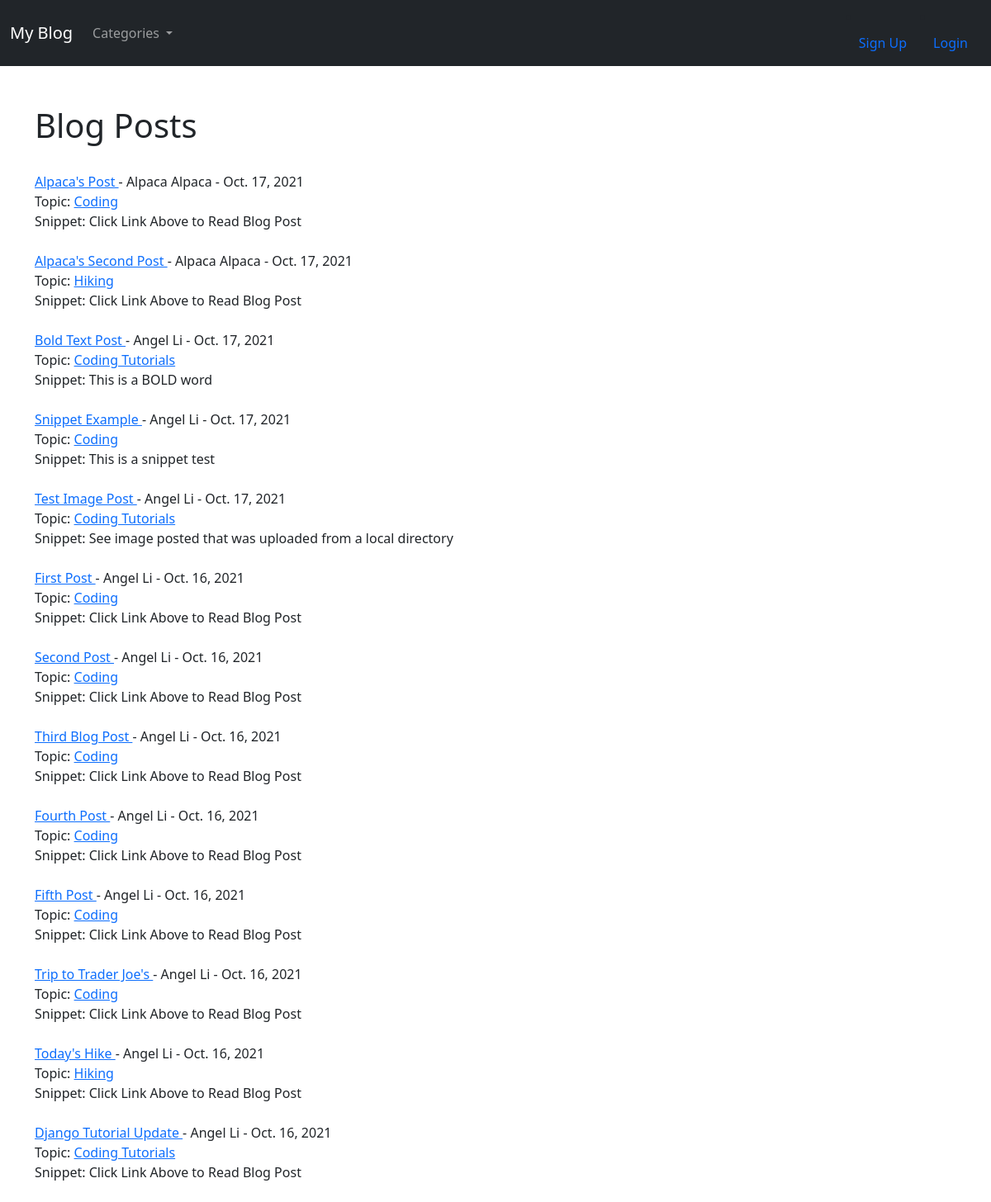
The page / on the database its author committed.
### myblog/models.py (models this page shows, shortened)
class Post(models.Model):
    title = models.CharField(max_length=255)
    header_image = models.ImageField(null=True, blank=True, upload_to="images/")
    title_tag = models.CharField(max_length=255)
    author = models.ForeignKey(User, on_delete=models.CASCADE)
    body = RichTextField(blank=True, null=True)
    post_date = models.DateField(auto_now_add=True)
    category = models.CharField(max_length=255, default='coding')
    snippet = models.CharField(max_length=255)
    likes = models.ManyToManyField(User, related_name='blog_posts')

### myblog/views.py (the view)
# urls.py: path('', HomeView.as_view(), name="home"),
class HomeView(ListView):
    model = Post
    template_name = 'home.html'
    ordering = ['-post_date']
    def get_context_data(self, *args, **kwargs):
        cat_menu = Category.objects.all()
        context = super(HomeView, self).get_context_data(*args, **kwargs)
        context["cat_menu"] = cat_menu
        return context

### myblog/models.py (called while the page is built)
    def __str__(self):
        return self.name

### myblog/templates/home.html (shortened to what this page needs)
{% extends 'base.html' %}
{% block content %}
<br>
<h1>Blog Posts</h1><br/>
  {% for post in object_list %}
      <a href="{% url 'article-detail' post.pk %}">
        {{ post.title }}
      </a>
      - {{ post.author.first_name }} {{ post.author.last_name }} -
      {{ post.post_date }}
      <br>Topic:
      <a href="{% url 'category' post.category|slugify %}" style="text-transform:capitalize">
        {{ post.category }}
      </a>
      <br/>
      Snippet: {{ post.snippet }}
    <br><br>
  {% endfor %}
{% endblock %}

### rows shown on the page
Post: title "Alpaca's Post", author.first_name "Alpaca", author.last_name "Alpaca", post_date "Oct. 17, 2021", category "Coding", snippet "Click Link Above to Read Blog Post"
Post: title "Alpaca's Second Post", author.first_name "Alpaca", author.last_name "Alpaca", post_date "Oct. 17, 2021", category "Hiking", snippet "Click Link Above to Read Blog Post"
Post: title "Bold Text Post", author.first_name "Angel", author.last_name "Li", post_date "Oct. 17, 2021", category "Coding Tutorials", snippet "This is a BOLD word"
Post: title "Snippet Example", author.first_name "Angel", author.last_name "Li", post_date "Oct. 17, 2021", category "Coding", snippet "This is a snippet test"
Post: title "Test Image Post", author.first_name "Angel", author.last_name "Li", post_date "Oct. 17, 2021", category "Coding Tutorials", snippet "See image posted that was uploaded from a local directory"
Post: title "First Post", author.first_name "Angel", author.last_name "Li", post_date "Oct. 16, 2021", category "Coding", snippet "Click Link Above to Read Blog Post"
Post: title "Second Post", author.first_name "Angel", author.last_name "Li", post_date "Oct. 16, 2021", category "Coding", snippet "Click Link Above to Read Blog Post"
Post: title "Third Blog Post", author.first_name "Angel", author.last_name "Li", post_date "Oct. 16, 2021", category "Coding", snippet "Click Link Above to Read Blog Post"
Post: title "Fourth Post", author.first_name "Angel", author.last_name "Li", post_date "Oct. 16, 2021", category "Coding", snippet "Click Link Above to Read Blog Post"
Post: title "Fifth Post", author.first_name "Angel", author.last_name "Li", post_date "Oct. 16, 2021", category "Coding", snippet "Click Link Above to Read Blog Post"
Post: title "Trip to Trader Joe's", author.first_name "Angel", author.last_name "Li", post_date "Oct. 16, 2021", category "Coding", snippet "Click Link Above to Read Blog Post"
Post: title "Today's Hike", author.first_name "Angel", author.last_name "Li", post_date "Oct. 16, 2021", category "Hiking", snippet "Click Link Above to Read Blog Post"
Post: title "Django Tutorial Update", author.first_name "Angel", author.last_name "Li", post_date "Oct. 16, 2021", category "Coding Tutorials", snippet "Click Link Above to Read Blog Post"
